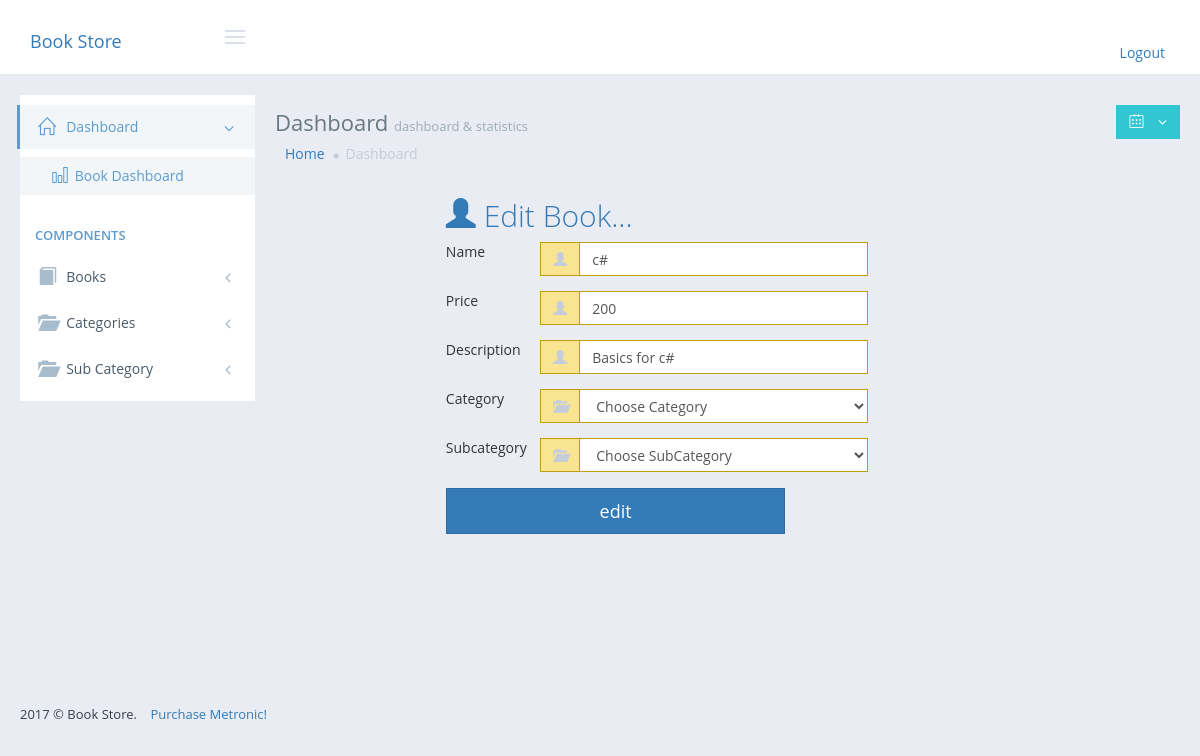
The page /edit_book.php?book_id=7 (signed in) on the database its author committed.
### tables this page shows
CREATE TABLE IF NOT EXISTS `book` (
`id` int(11) NOT NULL,
  `name` varchar(100) NOT NULL,
  `price` int(11) NOT NULL,
  `description` varchar(250) NOT NULL,
  `user_id` int(11) NOT NULL,
  `category_id` int(11) NOT NULL,
  `subcategory_id` int(11) NOT NULL
);

### book.php (called while the page is built, shortened)
<?php
class Book
{
	private static $conn = Null;
	function __construct($id=-1) {
		if(self::$conn == Null) {
			self::$conn = mysqli_connect('localhost','root','iti','BookStore');
		}
	}
	function getBook($id) {
		$query = "select * from book where id='$id' limit 1";
		$result = mysqli_query(self::$conn,$query);
		$data = [];
		while($row = mysqli_fetch_assoc($result)) {
			$data []= $row;
		}
		return $data;
	}
}
?>

### edit_book.php (the view, shortened to what this page needs)
<?php
	include 'head.php';
	include 'book.php';
	$book = new Book();
	$book = $book->getBook($_GET['book_id']);
	foreach($book as $book) {
?>
<div class='row'>
<div class='col-md-2'></div>
<div class='col-md-6'>
	<h2 class='col-md-12 text-primary'><i class='glyphicon glyphicon-user'></i>
		</i> Edit Book...</h2>
	<form role='form' class='form-horizontal col-md-12' action='submit_book.php' method='post'>
		<div class='form-group has-warning'>
			<label class='col-md-3'>Name</label>
			<div class='col-md-9 input-group'>
				<span class='input-group-addon'><i class='glyphicon glyphicon-user'></i></span>
				<input placeholder='name' class='form-control' name='name' value="<?= $book['name'] ?>" />
			</div>
		</div>
		<div class='form-group has-warning'>
			<label class='col-md-3'>Price</label>
			<div class='col-md-9 input-group'>
				<span class='input-group-addon'><i class='glyphicon glyphicon-user'></i></span>
				<input placeholder='price' class='form-control' name='price' type="number" value="<?= $book['price'] ?>" />
			</div>
		</div>
		<div class='form-group has-warning'>
			<label class='col-md-3'>Description</label>
			<div class='col-md-9 input-group'>
				<span class='input-group-addon'><i class='glyphicon glyphicon-user'></i></span>
				<input placeholder='description' class='form-control' name='description' type="text" value="<?= $book['description'] ?>"/>
			</div>
		</div>
		<?php }?>
		<div class='form-group has-warning'>
		<label class='col-md-3'>Category</label>
			<div class='col-md-9 input-group'>
				<span class='input-group-addon'><i class='glyphicon glyphicon-folder-open'></i></span>
				<select class="form-control" name="category" id="category">
				  <option selected="">Choose Category</option>
				</select>
			</div>
		</div>
      <div class="form-group has-warning">
        <label class='col-md-3'>Subcategory</label>
        <div class="col-md-9 input-group">
	        <span class='input-group-addon'><i class='glyphicon glyphicon-folder-open'></i></span>
	          <select id="subcategory" name="subcategory" class="form-control">
	          	<option selected="">Choose SubCategory</option>
	          </select>
        </div>
      </div>
		<span class='col-md-3'></span>
		<input type='submit' class='col-md-10 btn btn-primary btn-lg' name='edit' value='edit' />
	</form>
</div>
<div class='col-md-2'></div>
</div>
<?php
	include 'foot.php';
?>

### rows shown on the page
book: name "c#", price "200", description "Basics for c#"
